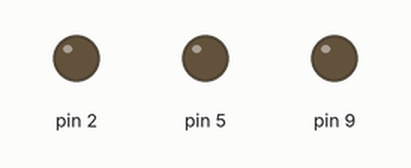
Recording of a sketch running on a simulated Arduino Uno, built with avr-gcc and run on an emulated ATmega328P. Parts: output pins drawn as LEDs (lit = HIGH).

Above: at 0.2 s.
At 4.09 s:
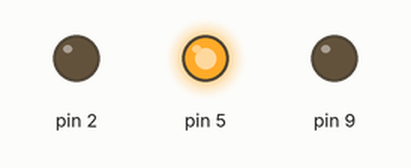
At 6.2 s:
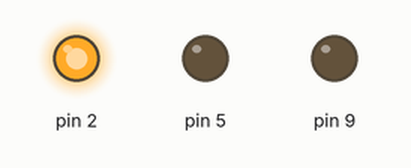
At 10.7 s:
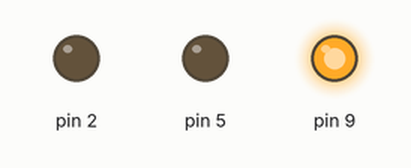
Timing chart, 0 to 11.7 s (numbered marks = the images above):
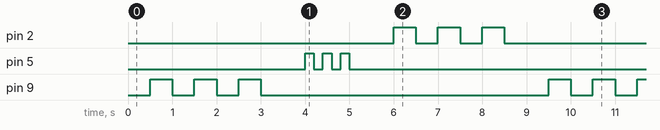

Measured:
- by itself, pin 2, pin 9: repeats every 9.0 s: 2 × (LOW 0.50 s, HIGH 0.50 s), LOW 6.5 s, HIGH 0.50 s
- by itself, pin 5: repeats every 9.0 s: 2 × (LOW 0.20 s, HIGH 0.20 s), LOW 8.0 s, HIGH 0.20 s
- by itself, everything shown: repeats every 9.0 s, in 18 steps

The sketch:

Week3L8Morse.ino
```cpp
class MorseCodeAlphabet {
  private:
    unsigned long dot = 200;
    unsigned long dash = 500;

  public:
    unsigned long O[3] = {dot, dot, dot};
    unsigned long S[3] = {dash, dash, dash};
    //etc.
};

class Blinker {
  private:
    const int _pin;
    unsigned long _interval;

    int _state;
    unsigned long _lastToggledTimestamp;

  public:
    // Constructor
    Blinker(int pin) : _pin(pin) {
      _state = LOW;
      _lastToggledTimestamp = 0;
      _interval = 0;
      pinMode(_pin, OUTPUT);
    }

    // Calculates whether to toggle output state based on the set interval
    void update() {
      int hasSent = 0;
      while (hasSent == 0) {
        unsigned long currentTimestampMs = millis();
        if (currentTimestampMs - _lastToggledTimestamp >= _interval) {
          _lastToggledTimestamp = currentTimestampMs;
          _state = !_state;
          digitalWrite(_pin, _state);

          hasSent = 1;
        }
      }
      while (hasSent == 1) {
        unsigned long currentTimestampMs = millis();
        if (currentTimestampMs - _lastToggledTimestamp >= _interval) {
          _lastToggledTimestamp = currentTimestampMs;
          _state = !_state;
          digitalWrite(_pin, _state);

          hasSent = 0;
        }
      }
    }

    void setInterval(int blinkInterval) {
      _interval = blinkInterval;
    }

    template <size_t n>
    void sendLetter(unsigned long (&letter) [n]) {
      int arrSize = sizeof(letter) / sizeof(letter[0]);

      for (int i = 0; i < arrSize; i++) {
        setInterval(letter[i]);
        update();
      }
    }
};

Blinker _led1Blinker(2);
Blinker _led2Blinker(5);
Blinker _led3Blinker(9);

MorseCodeAlphabet alphabet;

int hasSent = 0;
void setup() {
  // put your setup code here, to run once:
}

void loop() {
  // put your main code here, to run repeatedly:


  if (hasSent == 0) {
    _led3Blinker.sendLetter(alphabet.S);
    hasSent = 1;
  }
  delay(1000);
  hasSent = 0;
  if (hasSent == 0) {
    _led2Blinker.sendLetter(alphabet.O);
    hasSent = 1;
  }
  delay(1000);
  hasSent = 0;
  if (hasSent == 0) {
    _led1Blinker.sendLetter(alphabet.S);
    hasSent = 1;
  }
  hasSent = 0;
  delay(1000);
}
```
